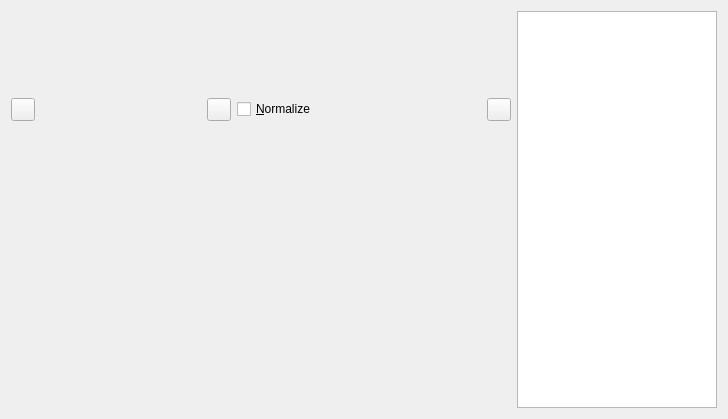
<?xml version="1.0" encoding="UTF-8"?>
<ui version="4.0">
 <class>WindowViewDialog</class>
 <widget class="QDialog" name="WindowViewDialog">
  <property name="geometry">
   <rect>
    <x>0</x>
    <y>0</y>
    <width>728</width>
    <height>419</height>
   </rect>
  </property>
  <property name="windowTitle">
   <string>View windows</string>
  </property>
  <layout class="QHBoxLayout" name="horizontalLayout">
   <item>
    <widget class="QWidget" name="widget" native="true">
     <layout class="QVBoxLayout" name="verticalLayout">
      <property name="spacing">
       <number>0</number>
      </property>
      <property name="margin">
       <number>0</number>
      </property>
      <item>
       <widget class="QWidget" name="widget_2" native="true">
        <layout class="QHBoxLayout" name="horizontalLayout_2">
         <property name="spacing">
          <number>6</number>
         </property>
         <property name="leftMargin">
          <number>0</number>
         </property>
         <property name="topMargin">
          <number>0</number>
         </property>
         <property name="rightMargin">
          <number>0</number>
         </property>
         <property name="bottomMargin">
          <number>2</number>
         </property>
         <item>
          <widget class="QToolButton" name="btnLeft">
           <property name="text">
            <string/>
           </property>
           <property name="icon">
            <iconset resource="../paramchooser/resource.qrc">
             <normaloff>:/icon/left</normaloff>:/icon/left</iconset>
           </property>
           <property name="shortcut">
            <string>Left</string>
           </property>
          </widget>
         </item>
         <item>
          <spacer name="horizontalSpacer">
           <property name="orientation">
            <enum>Qt::Horizontal</enum>
           </property>
           <property name="sizeHint" stdset="0">
            <size>
             <width>40</width>
             <height>20</height>
            </size>
           </property>
          </spacer>
         </item>
         <item>
          <widget class="QToolButton" name="btnGo">
           <property name="toolTip">
            <string>Jump to a specific position (in time) of the displayed signal (Alt+G)</string>
           </property>
           <property name="text">
            <string/>
           </property>
           <property name="icon">
            <iconset resource="../paramchooser/resource.qrc">
             <normaloff>:/icon/go</normaloff>:/icon/go</iconset>
           </property>
           <property name="shortcut">
            <string>Alt+G</string>
           </property>
          </widget>
         </item>
         <item>
          <widget class="QCheckBox" name="enableNorm">
           <property name="sizePolicy">
            <sizepolicy hsizetype="Fixed" vsizetype="Fixed">
             <horstretch>0</horstretch>
             <verstretch>0</verstretch>
            </sizepolicy>
           </property>
           <property name="toolTip">
            <string>Normalize the maximum amplitude of each shown EOD to the unit.</string>
           </property>
           <property name="text">
            <string>&amp;Normalize</string>
           </property>
          </widget>
         </item>
         <item>
          <spacer name="horizontalSpacer_2">
           <property name="orientation">
            <enum>Qt::Horizontal</enum>
           </property>
           <property name="sizeHint" stdset="0">
            <size>
             <width>40</width>
             <height>20</height>
            </size>
           </property>
          </spacer>
         </item>
         <item>
          <widget class="QToolButton" name="btnRight">
           <property name="text">
            <string/>
           </property>
           <property name="icon">
            <iconset resource="../paramchooser/resource.qrc">
             <normaloff>:/icon/right</normaloff>:/icon/right</iconset>
           </property>
           <property name="shortcut">
            <string>Right</string>
           </property>
          </widget>
         </item>
        </layout>
       </widget>
      </item>
      <item>
       <widget class="QwtPlot" name="plot">
        <property name="minimumSize">
         <size>
          <width>400</width>
          <height>0</height>
         </size>
        </property>
       </widget>
      </item>
     </layout>
    </widget>
   </item>
   <item>
    <widget class="QListWidget" name="listWins">
     <property name="minimumSize">
      <size>
       <width>150</width>
       <height>0</height>
      </size>
     </property>
     <property name="maximumSize">
      <size>
       <width>200</width>
       <height>16777215</height>
      </size>
     </property>
     <property name="contextMenuPolicy">
      <enum>Qt::CustomContextMenu</enum>
     </property>
     <property name="toolTip">
      <string>Time and channel of all curves contained within the graphics zoom rect.</string>
     </property>
    </widget>
   </item>
  </layout>
 </widget>
 <customwidgets>
  <customwidget>
   <class>QwtPlot</class>
   <extends>QFrame</extends>
   <header>qwt_plot.h</header>
  </customwidget>
 </customwidgets>
 <tabstops>
  <tabstop>listWins</tabstop>
  <tabstop>btnGo</tabstop>
  <tabstop>enableNorm</tabstop>
  <tabstop>btnLeft</tabstop>
  <tabstop>btnRight</tabstop>
 </tabstops>
 <resources>
  <include location="../paramchooser/resource.qrc"/>
 </resources>
 <connections/>
</ui>
